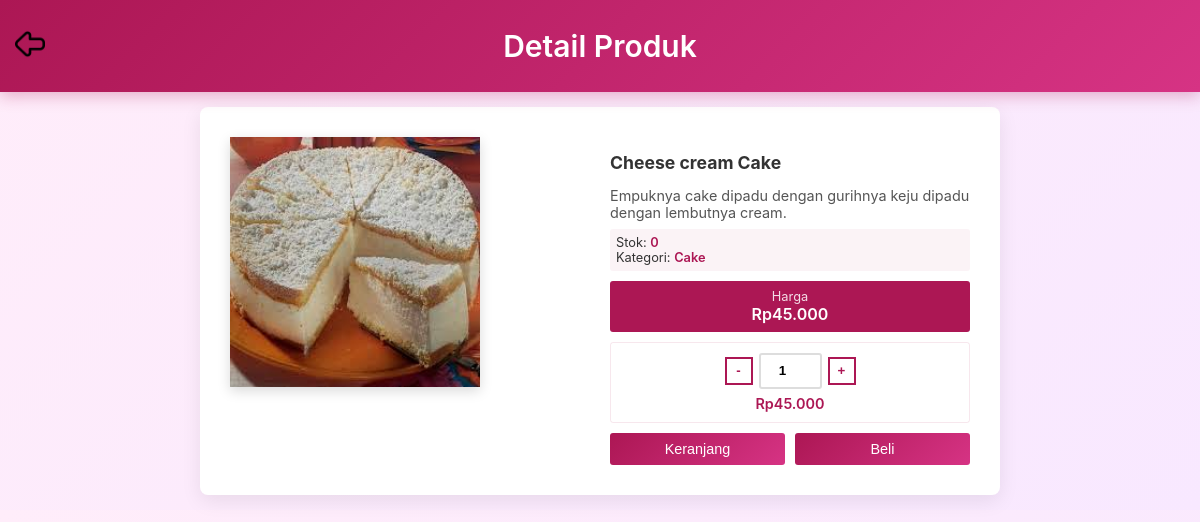
Page /user/detail_produk.php?id=12 on the committed database.
### tables this page shows
CREATE TABLE `tb_produk` (
  `id` int(11) NOT NULL,
  `nama_produk` varchar(255) NOT NULL,
  `deskripsi` text NOT NULL,
  `harga` decimal(10,0) NOT NULL,
  `stok` int(11) NOT NULL,
  `gambar` varchar(255) NOT NULL,
  `kategori` varchar(100) NOT NULL,
  `crated_at` timestamp(6) NOT NULL DEFAULT current_timestamp(6) ON UPDATE current_timestamp(6)
);

### user/detail_produk.php (the view, shortened to what this page needs)
<?php
include 'koneksi.php';
$id = intval($_GET['id']);
$query = $koneksi->query("SELECT * FROM tb_produk WHERE id = $id");
$produk = $query->fetch_assoc();
?>
<!DOCTYPE html>
<html lang="id">
<head>
</head>
<body>
<header class="header">
    <a href="jenis_produk.php" class="back-button">
        <img src="img/back-icon.png" alt="Kembali">
    </a>
    <h1>Detail Produk</h1>
</header>
<div class="detail-container">
    <div class="product-layout">
        <div class="detail-image">
            <img src="img/<?= htmlspecialchars($produk['gambar']); ?>" alt="<?= htmlspecialchars($produk['nama_produk']); ?>">
        </div>
        <div>
            <div class="basic-info">
                <h2><?= htmlspecialchars($produk['nama_produk']); ?></h2>
                <p><?= htmlspecialchars($produk['deskripsi']); ?></p>
                <div class="basic-meta">
                    <div>Stok: <span><?= $produk['stok']; ?></span></div>
                    <div>Kategori: <span><?= ucfirst($produk['kategori']); ?></span></div>
                </div>
            </div>
            <div class="price-display">
                <div class="price-label">Harga</div>
                <div class="price-amount">Rp<?= number_format($produk['harga'], 0, ',', '.'); ?></div>
            </div>
            <form method="post">
                <div class="qty-section">
                    <div class="qty-box">
                        <button type="button" class="qty-btn" onclick="ubahQty(-1)">-</button>
                        <input type="number" name="jumlah" id="qty" value="1" min="1" max="<?= $produk['stok']; ?>" class="qty-input">
                        <button type="button" class="qty-btn" onclick="ubahQty(1)">+</button>
                    </div>
                    <div class="total-display" id="total">Rp<?= number_format($produk['harga'], 0, ',', '.'); ?></div>
                </div>
                <div class="btn-group">
                    <button name="tambah_keranjang" class="btn">Keranjang</button>
                    <button name="beli_sekarang" class="btn">Beli</button>
                </div>
            </form>
        </div>
    </div>
</div>
</body>
</html>

### user/detail_produk.php (style rules this page uses)
body { font-family: 'Inter', sans-serif; background: linear-gradient(135deg, #FFEDFA 0%, #F8E8FF 100%); margin: 0; color: #333; }
.header { background: linear-gradient(135deg, #AC1754 0%, #D63384 100%); color: white; padding: 28px 0; box-shadow: 0 4px 15px rgba(172, 23, 84, 0.3); text-align: center; position: relative; }
.header h1 { font-size: 30px; margin: 0; font-weight: 600; }
.back-button { position: absolute; left: 15px; top: 50%; transform: translateY(-50%); }
.back-button img { width: 30px; height: 30px; transition: transform 0.2s ease; }
.detail-container { max-width: 800px; margin: 15px auto; background: #fff; border-radius: 8px; box-shadow: 0 6px 20px rgba(0,0,0,0.08); overflow: hidden; animation: fadeIn 0.5s ease; }
.product-layout { display: grid; grid-template-columns: 380px 1fr; gap: 0px; padding: 30px; }
.detail-image img { width: 250px; height: 250px; object-fit: right; border-radius: 0px; box-shadow: 0 4px 12px rgba(0,0,0,0.15); transition: transform 0.3s; }
.basic-info h2 { font-size: 1.1rem; font-weight: 700; margin-bottom: 6px; }
.basic-info p { font-size: 0.9rem; color: #555; margin-bottom: 8px; }
.basic-meta { background: rgba(172,23,84,0.05); padding: 6px; border-radius: 3px; font-size: 0.8rem; }
.basic-meta span { font-weight: 600; color: #AC1754; }
.price-display { background: #AC1754; color: white; padding: 8px; border-radius: 3px; text-align: center; margin: 10px 0; }
.price-label { font-size: 0.8rem; opacity: 0.85; }
.price-amount { font-size: 1rem; font-weight: 600; }
.qty-section { border: 1px solid rgba(172,23,84,0.1); border-radius: 3px; padding: 10px; text-align: center; }
.qty-box { display: flex; justify-content: center; align-items: center; gap: 6px; margin-bottom: 6px; }
.qty-btn { width: 28px; height: 28px; border-radius: 3; border: 2px solid #AC1754; background: white; color: #AC1754; font-weight: bold; cursor: pointer; transition: 0.2s; }
.qty-input { width: 55px; height: 30px; text-align: center; font-weight: 600; border: 2px solid #ddd; border-radius: 3px; }
.total-display { font-weight: 600; color: #AC1754; font-size: 0.9rem; }
.btn-group { display: grid; grid-template-columns: 1fr 1fr; gap: 10px; margin-top: 10px; }
.btn { padding: 8px 0; border: none; border-radius: 3px; color: white; background: linear-gradient(135deg, #AC1754 0%, #D63384 100%); font-size: 0.9rem; font-weight: 500; cursor: pointer; transition: 0.3s; }

### rows in the picture
tb_produk: gambar (picture), nama_produk "Cheese cream Cake", deskripsi "Empuknya cake dipadu dengan gurihnya keju dipadu dengan lembutnya cream.", stok "0", kategori "Cake", harga "45.000"
